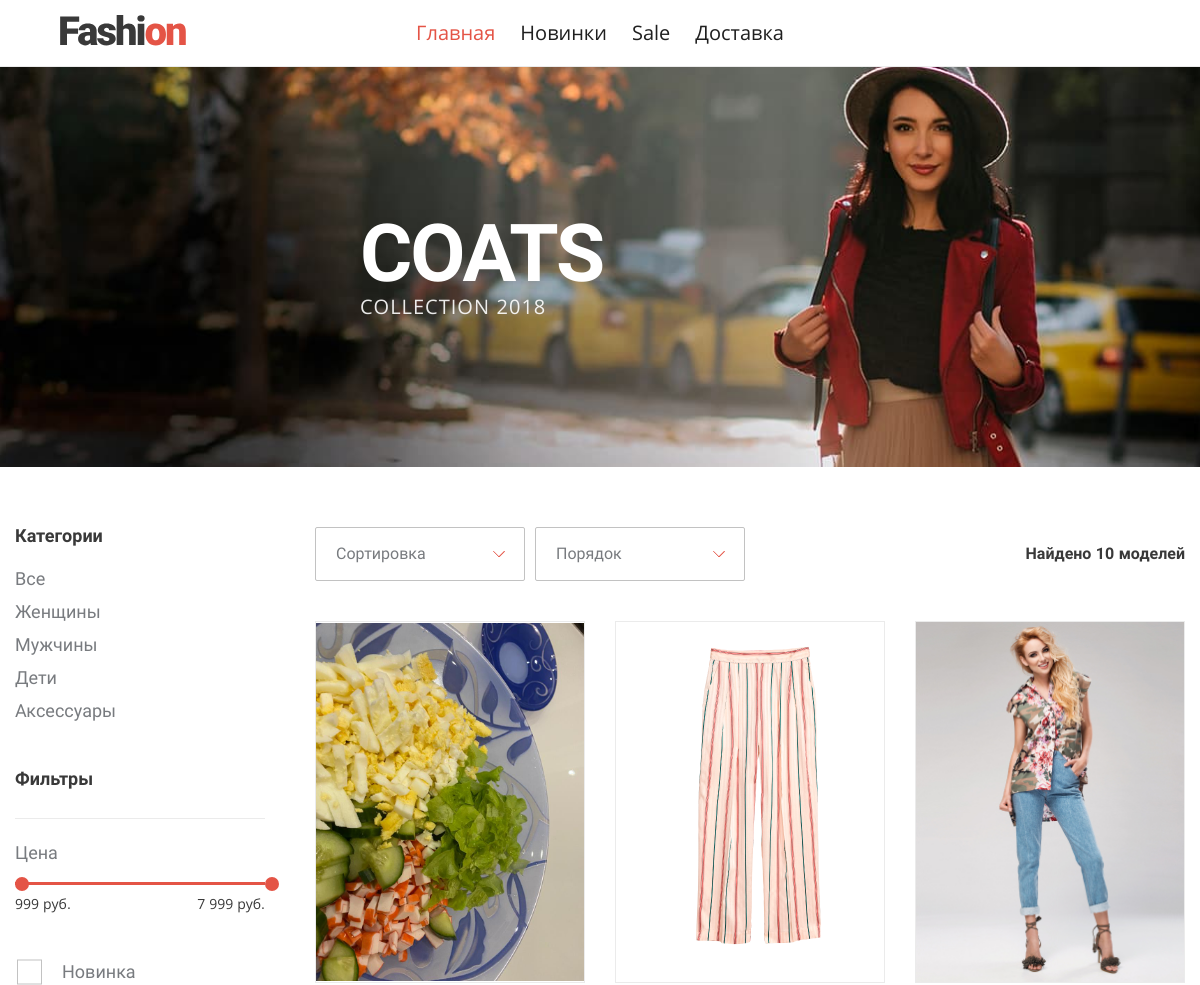
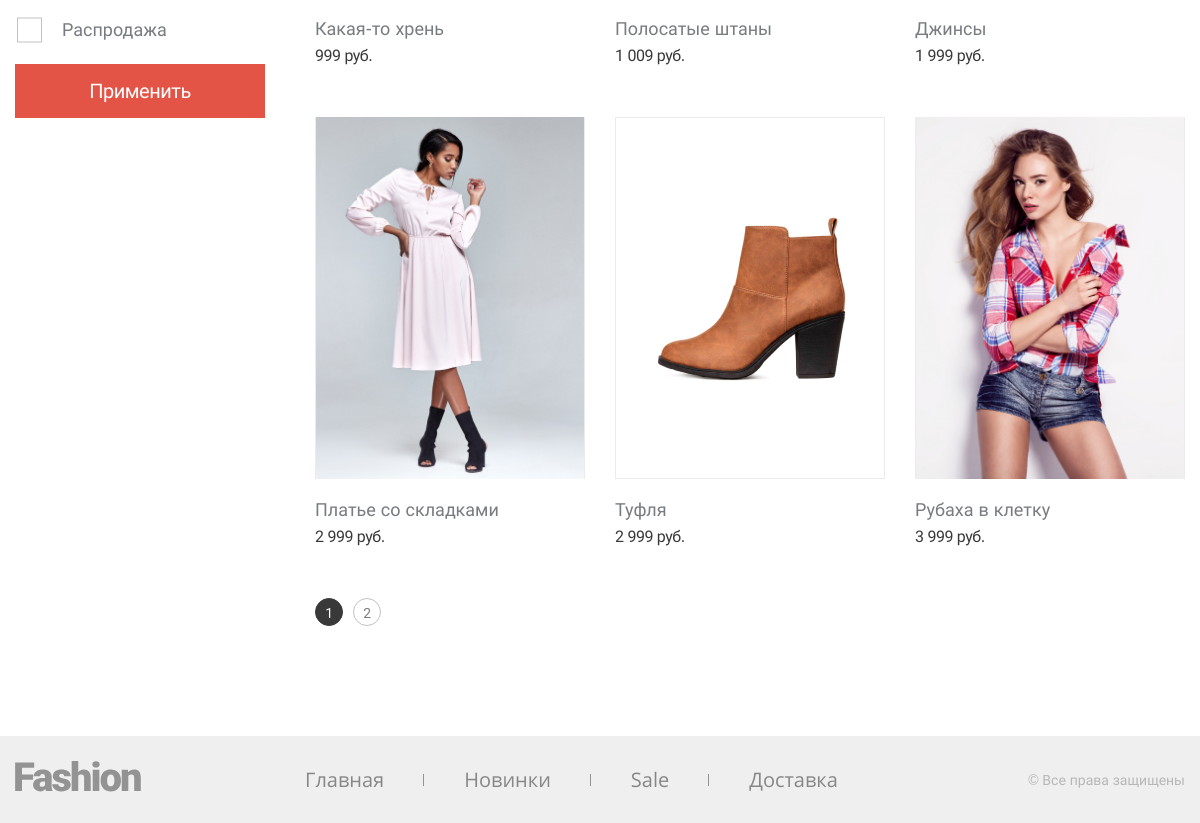
The page / on the database its author committed (2 pictures, top to bottom).
### tables this page shows
CREATE TABLE `menu` (
  `id` int(11) NOT NULL,
  `name` varchar(255) NOT NULL,
  `path` varchar(255) NOT NULL,
  `sort` int(11) NOT NULL,
  `admin` tinyint(1) NOT NULL DEFAULT 0
);

CREATE TABLE `catalog` (
  `id` int(11) NOT NULL,
  `name` varchar(255) NOT NULL,
  `description` text DEFAULT NULL,
  `alias` varchar(255) NOT NULL,
  `cdate` datetime NOT NULL,
  `mdate` timestamp NOT NULL DEFAULT current_timestamp() ON UPDATE current_timestamp()
);

CREATE TABLE `images` (
  `id` int(11) NOT NULL,
  `id_product` int(11) NOT NULL,
  `sort` int(11) NOT NULL DEFAULT 0,
  `image` varchar(255) NOT NULL
);

CREATE TABLE `products` (
  `id` int(11) NOT NULL,
  `name` varchar(255) NOT NULL,
  `description` text NOT NULL,
  `price` double(15,2) NOT NULL,
  `new` tinyint(1) NOT NULL DEFAULT 0,
  `sale` tinyint(1) NOT NULL DEFAULT 0,
  `cdate` datetime NOT NULL,
  `mdate` timestamp NOT NULL DEFAULT current_timestamp() ON UPDATE current_timestamp()
);

### src/db_conf.php (called while the page is built)
<?php
function connect()
{
    static $connection = null;
    if (null === $connection) {
        $dbHost = 'localhost';
        $dbUser = 'root';
        $dbPass = '';
        $dbName = 'php1';
        $connection = mysqli_connect($dbHost, $dbUser, $dbPass, $dbName) or die('connection Error');
        $connection->set_charset("utf8");
    }
    return $connection;
}

### src/get_user.php (called while the page is built, shortened)
<?php
function adminPage($path)
{
    $path = mysqli_real_escape_string(connect(), $path);
    $res = mysqli_query(connect(), "SELECT admin FROM `menu` WHERE path LIKE '%" . $path . "%'");
    return mysqli_fetch_assoc($res)['admin'];
}

### src/catalog_event.php (called while the page is built)
<?php
function getCatalogIdByAlias($alias)
{
    $alias = mysqli_real_escape_string(connect(), $alias);
    $res = mysqli_query(connect(), "SELECT `id` FROM `catalog` WHERE alias = '" . $alias . "'");
    $row = mysqli_fetch_assoc($res);
    return $row['id'];
}

### src/products_event.php (called while the page is built, shortened)
<?php
function getMinMaxPrice($catalog_id, $new, $sale)
{
    $catalog_select = $catalog_id != 1 ? " `catalog_product`.`catalog_id` = " . $catalog_id . " AND " : "";
    $new_select = $new == 1 ? " `products`.`new` = 1 AND " : "";
    $sale_select = $sale == 1 ? " `products`.`sale` = 1 AND " : "";
    $sql = "SELECT MIN(`products`.`price`) AS `min_price`,
                    MAX(`products`.`price`) AS `max_price`
            FROM `products`
            LEFT JOIN `catalog_product` ON `catalog_product`.`id_product` = `products`.`id`
            WHERE " . $catalog_select . $new_select . $sale_select . " `products`.`id` > 0";
    $res = mysqli_query(connect(), $sql);
    return mysqli_fetch_assoc($res);
}

### src/show_products.php (called while the page is built)
<?php
function showProducts($catalog_id, $new, $sale, $sort, $ascDesc, $priceBegin, $priceEnd, $page)
{
  $catalog_select = $catalog_id != 1 ? " `catalog_product`.`catalog_id` = " . $catalog_id . " AND " : "";
  $catalog_join = $catalog_id != 1 ? " LEFT JOIN `catalog_product` ON `catalog_product`.`id_product` = `products`.`id` " : "";
  $new_select = $new == 1 ? " `products`.`new` = 1 AND " : "";
  $sale_select = $sale == 1 ? " `products`.`sale` = 1 AND " : "";
  $min_price_select = $priceBegin > 0 ? " `products`.`price` >= " . $priceBegin . " AND " : "";
  $max_price_select = $priceEnd > 0 ? " `products`.`price` <= " . $priceEnd . " AND " : "";
  $sql = "SELECT `products`.`id` as `id`,
                  `products`.`name` as `name`,
                  `products`.`price` as `price`,
                  `images`.`image` as `image`
          FROM `products`
          LEFT JOIN `images` ON `products`.`id` = `images`.`id_product` " .
          $catalog_join
          . " WHERE " . $catalog_select . $new_select . $sale_select . $min_price_select . $max_price_select
          . " `products`.`id` > 0 ORDER BY `" . $sort . "` " . $ascDesc;
  $res_count = mysqli_query(connect(), $sql);
  $res = mysqli_query(connect(), $sql . " LIMIT 6 OFFSET " . ($page - 1) * 6);
  $lines = [];
  while($row = mysqli_fetch_assoc($res)) {
    $lines[] = $row;
  }
  return [$lines, mysqli_num_rows($res_count)];
}
?>

### src/show_menu.php (the view, shortened to what this page needs)
<?php
function showMenu($sort, $listClass, $linkClass, $admin)
{
    $res = mysqli_query(connect(), "SELECT * from `menu` WHERE `admin` IN (1, " . $admin . ") ORDER BY `" . $sort . "`");
    ?>
        <ul class="<?=$listClass?>">
            <?php while ($row = mysqli_fetch_assoc($res)): ?>
            <?php
                if (isset($_GET['id1']) && isset(preg_split("/\//", $row['path'])[2]) && preg_split("/\//", $row['path'])[2] == $_GET['id1']) {
                    $active = "active";
                }
                else if (!isset(preg_split("/\//", $row['path'])[3]) && preg_split("/\//", $row['path'])[1] == $_GET['id']) {
                    $active = "active";
                } else {
                    $active = "";
                }
            ?>
                <li>
                    <a class="<?=$linkClass . " " . $active?>" href="<?=$row['path']?>"><?=$row['name']?></a>
                </li>
            <?php
                endwhile; ?>
        </ul>
    <?php
}

### template/header.php (shortened to what this page needs)
<!DOCTYPE html>
<html lang="ru">
<head>
  <link rel="stylesheet" href="/css/style.css">
</head>
<body>
<header class="page-header">
  <a class="page-header__logo" href="#">
    <img src="/img/logo.svg" alt="Fashion">
  </a>
  <nav class="page-header__menu">
    <?=showMenu('sort', 'main-menu main-menu--header', 'main-menu__item', adminPage($_GET['id']) == 2 ? 2 : 0)?>
  </nav>
</header>

### index.php (shortened to what this page needs)
<?php
require_once($_SERVER['DOCUMENT_ROOT'] . '/template/header.php');
switch($_GET['id']) {
    case '' :
    case 'catalog' :
        include_once $_SERVER['DOCUMENT_ROOT'] . '/route/catalog.php';
        break;
}
require_once($_SERVER['DOCUMENT_ROOT'] . '/template/footer.php');

### route/catalog.php (shortened to what this page needs)
<?php
$catalog_id = getCatalogIdByAlias(isset($_GET['id1']) && $_GET['id1'] != "sale" && $_GET['id1'] != "new" ? $_GET['id1'] : "all");
$new = (isset($_GET['id1']) && $_GET['id1'] == "new") || (isset($_GET['new']) && $_GET['new'] == 1) ? 1 : 0;
$sale = (isset($_GET['id1']) && $_GET['id1'] == "sale") || (isset($_GET['sale']) && $_GET['sale'] == 1) ? 1 : 0;;
$sort = isset($_GET['sort']) ? $_GET['sort'] : "price";
$ascDesc = isset($_GET['ascdesc']) ? $_GET['ascdesc'] : "asc";
$priceBegin = isset($_GET['min_price']) ? $_GET['min_price'] : getMinMaxPrice($catalog_id, $new, $sale)['min_price'];
$priceEnd = isset($_GET['max_price']) ? $_GET['max_price'] : getMinMaxPrice($catalog_id, $new, $sale)['max_price'];
$oldPriceEnd = getMinMaxPrice($catalog_id, $new, $sale)['max_price'];
$page = isset($_GET['page']) ? $_GET['page'] : 1;
$products = showProducts($catalog_id, $new, $sale, $sort, $ascDesc, $priceBegin, $priceEnd, $page);
?>
<main class="shop-page">
  <header class="intro">
    <div class="intro__wrapper">
      <h1 class=" intro__title">COATS</h1>
      <p class="intro__info">Collection 2018</p>
    </div>
  </header>
  <section class="shop container">
    <section class="shop__filter filter">
      <form id="catalog_filter">
      <div class="filter__wrapper">
        <b class="filter__title">Категории</b>
        <?=showCatalog();?>
      </div>
        <div class="filter__wrapper">
          <b class="filter__title">Фильтры</b>
          <div class="filter__range range">
            <span class="range__info">Цена</span>
            <div class="range__line" aria-label="Range Line"></div>
            <div class="range__res">
              <span class="range__res-item min-price"><?=number_format($priceBegin, 0, '.', ' ')?> руб.</span>
              <span class="range__res-item max-price"><?=number_format($priceEnd, 0, '.', ' ')?> руб.</span>
            </div>
          </div>
        </div>
        <fieldset class="custom-form__group">
          <label for="new" class="custom-form__checkbox-label custom-form__info" style="display: block;">Новинка</label>
          <label for="sale" class="custom-form__checkbox-label custom-form__info" style="display: block;">Распродажа</label>
        </fieldset>
        <button class="button" type="submit" style="width: 100%">Применить</button>
      </form>
    </section>
    <div class="shop__wrapper">
      <section class="shop__sorting">
        <div class="shop__sorting-item custom-form__select-wrapper">
          <select class="custom-form__select" name="sort" id="sort">
            <option value="0" hidden="">Сортировка</option>
          </select>
        </div>
        <div class="shop__sorting-item custom-form__select-wrapper">
          <select class="custom-form__select" name="ascdesc" id="ascdesc">
            <option value="0" hidden="">Порядок</option>
          </select>
        </div>
        <p class="shop__sorting-res">Найдено <span class="res-sort"><?=$products[1]?></span> моделей</p>
      </section>
      <section class="shop__list">
        <?php for($i = 0; $i < count($products[0]); $i++):?>
          <article class="shop__item product" id="<?=$products[0][$i]['id']?>" tabindex="<?=$i?>">
            <div class="product__image">
              <img src="/img/<?=$products[0][$i]['image']?>" alt="product-name">
            </div>
            <p class="product__name"><?=$products[0][$i]['name']?></p>
            <span class="product__price"><?=number_format($products[0][$i]['price'], 0, '.', ' ')?> руб.</span>
          </article>
        <?php endfor; ?>
      </section>
      <ul class="shop__paginator paginator">
        <?php
          for ($i = 1; $i <= ceil($products[1]/6); $i++):
        ?>
          <li>
            <a class="paginator__item" <?=$page != $i ? 'href=' . explode("?", $_SERVER["REQUEST_URI"])[0] . '?page=' . $i . (isset($_GET['page']) || $_SERVER['QUERY_STRING'] == '' ? '' : '&') . preg_replace("/page=[0-9]+/", "", $_SERVER['QUERY_STRING']) : ''?>><?=$i?></a>
          </li>
        <?php endfor; ?>
      </ul>
    </div>
  </section>
</main>

### src/show_catalog.php
<?php
function showCatalog()
{
    $res = mysqli_query(connect(), "SELECT * from `catalog` ORDER BY `id`");
    ?>
        <ul class="filter__list">
            <?php while($row = mysqli_fetch_assoc($res)): ?>
                <li>
                    <a class="filter__list-item" href="<?=$row['alias'] == 'all' ? '/' : '/catalog/' . $row['alias'] . '/'?>"><?=$row['name']?></a>
                </li>
            <?php endwhile; ?>
        </ul>
    <?php
}

### template/footer.php (shortened to what this page needs)
<footer class="page-footer">
  <div class="container">
    <a class="page-footer__logo" href="#">
      <img src="/img/logo--footer.svg" alt="Fashion">
    </a>
    <nav class="page-footer__menu">
        <?=showMenu('sort', 'main-menu main-menu--footer', 'main-menu__item', 0)?>
    </nav>
    <address class="page-footer__copyright">
      © Все права защищены
    </address>
  </div>
</footer>
</body>
</html>

### rows shown on the page
menu: name "Главная"
menu: name "Новинки"
menu: name "Sale"
menu: name "Доставка"
catalog: name "Все"
catalog: name "Женщины"
catalog: name "Мужчины"
catalog: name "Дети"
catalog: name "Аксессуары"
images: image (picture), id_product.name "Какая-то хрень", id_product.price "999"
images: image (picture), id_product.name "Полосатые штаны", id_product.price "1 009"
images: image (picture), id_product.name "Джинсы", id_product.price "1 999"
images: image (picture), id_product.name "Платье со складками", id_product.price "2 999"
images: image (picture), id_product.name "Туфля", id_product.price "2 999"
images: image (picture), id_product.name "Рубаха в клетку", id_product.price "3 999"

### other values the page prints
$priceBegin "999"
$priceEnd "7 999"
$products[1] "10"
